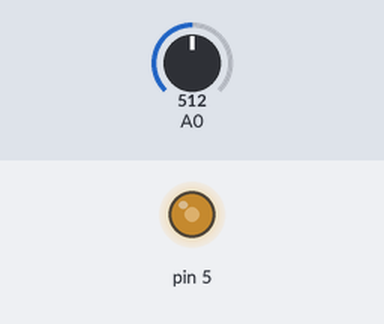
A sketch run on a simulated Arduino Uno, built with avr-gcc and run on an emulated ATmega328P. Shown: output pins drawn as LEDs (lit = HIGH). The test bench sets the inputs (shaded band); at power-on: A0 = 512.

Above: at 1.2 s.
1.3 s: A0 set to 716
At 1.8 s:
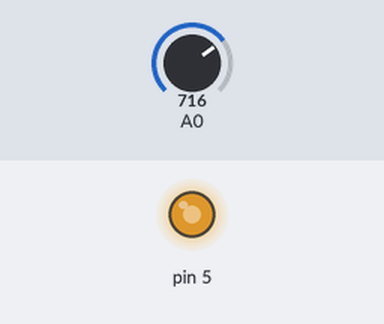
2.8 s: A0 set to 900
At 3.2 s:
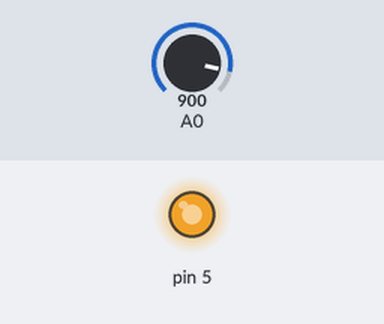
4.3 s: A0 set to 122
At 5.3 s:
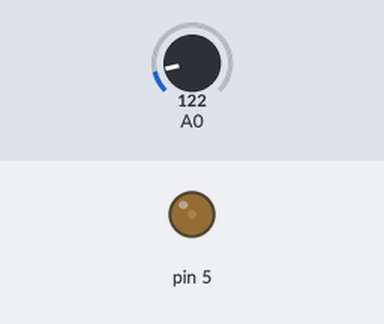
5.8 s: A0 set to 0
At 6.7 s:
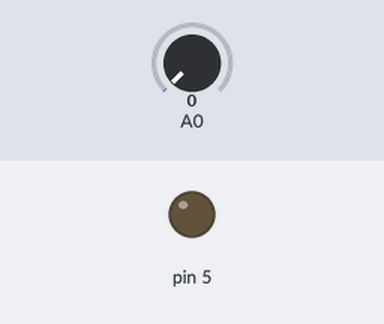
7.3 s: A0 set to 511
At 7.7 s:
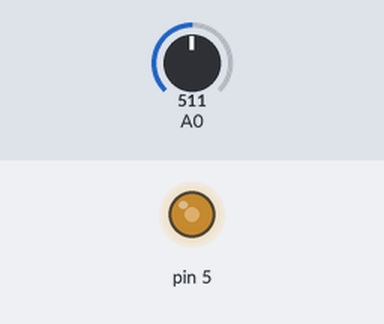
Timing chart, 0 to 9.8 s (numbered marks = the images above; inputs shaded):
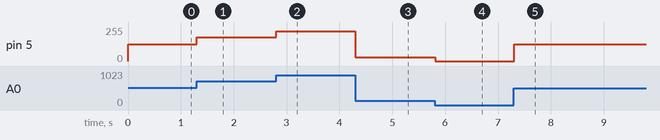

Measured:
- after the input at 1.3 s, pin 5: 127/255 → 178/255 at once
- after the input at 2.8 s, pin 5: 178/255 → 224/255 at once
- after the input at 4.3 s, pin 5: 224/255 → 30/255 at once
- after the input at 5.8 s, pin 5: 30/255 → 0/255 at once
- after the input at 7.3 s, pin 5: 0/255 → 127/255 at once

The sketch:

_6.ino
```cpp
void setup(){
  pinMode(A0, INPUT);
  pinMode(5, OUTPUT);
}

void loop(){
  analogWrite(5, map(analogRead(A0), 0, 1023, 0, 255));

  // Delay a little bit to improve simulation performance
  delay(10);
}
```
